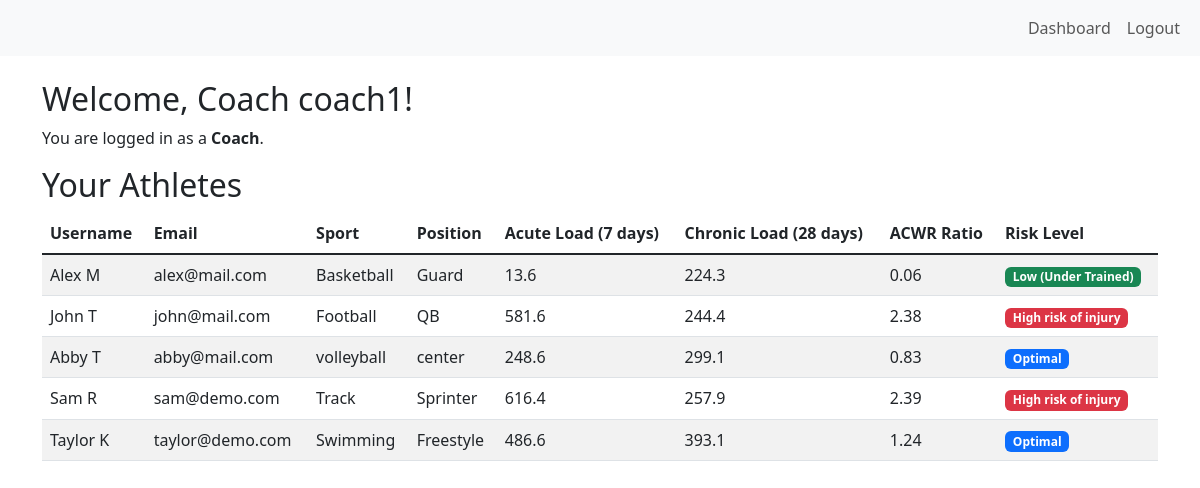
Screenshot of /coach/dashboard (signed in) with the database file from the repository.
### app/models.py (models this page shows)
class User(UserMixin, db.Model):
    id = db.Column(db.Integer, primary_key=True)
    username = db.Column(db.String(150), unique=True, nullable=False)
    email = db.Column(db.String(150), unique=True, nullable=False)
    password_hash = db.Column(db.String(256), nullable=False)
    role = db.Column(db.String(50), nullable=False)  # 'coach' or 'athlete'
    created_at = db.Column(db.DateTime, default=datetime.utcnow)

class AthleteProfile(db.Model):
    id = db.Column(db.Integer, primary_key=True)
    user_id = db.Column(db.Integer, db.ForeignKey('user.id'), nullable=False)
    sport = db.Column(db.String(100), nullable=False)
    position = db.Column(db.String(100), nullable=True)
    age = db.Column(db.Integer, nullable=True)
    injury_history = db.Column(db.Text, nullable=True)
    coach_id = db.Column(db.Integer, db.ForeignKey('user.id'), nullable=True)  # Link to coach
    user = db.relationship('User', foreign_keys=[user_id], backref='athlete_profile')

### app/routes.py (the view)
@main_bp.route('/coach/dashboard')
@login_required
def coach_dashboard():
    if current_user.role != 'coach':
        abort(403)  # cannot access if not a coach
    athletes = AthleteProfile.query.filter_by(coach_id=current_user.id).all()
    for athlete in athletes:
        acute_load, chronic_load, acwr_ratio, risk_level = ACWRCalculator.calc_acwr(athlete.user_id)
        athlete.acute_load = acute_load
        athlete.chronic_load = chronic_load
        athlete.acwr_ratio = acwr_ratio
        athlete.risk_level = risk_level
    return render_template('coach_dashboard.html', athletes=athletes)

### app/__init__.py (called while the page is built)
def create_app():
    app = Flask(__name__, template_folder='../templates/')
    app.config.from_object(Config)
    db.init_app(app)
    login_manager.init_app(app)
    login_manager.login_view = "main.login"
    from app.models import User
    @login_manager.user_loader
    def load_user(user_id):
        return User.query.get(int(user_id))
    from app.routes import main_bp
    app.register_blueprint(main_bp)
    @app.route('/test')
    def test():
        return('Works!')
    return app

### app/ml/acwr.py (called while the page is built)
    @staticmethod
    def get_risk_level(ratio):
        if ratio < 0.8:
            return "Low"
        elif ratio <= 1.3:
            return "Optimal"
        elif ratio <= 1.5:
            return "Moderate"
        else:
            return "High"

### app/models.py (called while the page is built)
    @property
    def training_load(self):
        return self.duration_minutes * self.intensity

### templates/coach_dashboard.html
{% extends "base.html" %}
{% block content %}
<div class="container mt-4">
    <h2>Welcome, Coach {{ current_user.username }}!</h2>
    <p>You are logged in as a <strong>Coach</strong>.</p>
    <h2>Your Athletes</h2>
    {% if athletes %}
        <table class="table table-striped table-hover">
            <thead>
                <tr>
                    <th>Username</th>
                    <th>Email</th>
                    <th>Sport</th>
                    <th>Position</th>
                    <th>Acute Load (7 days)</th>
                    <th>Chronic Load (28 days)</th>
                    <th>ACWR Ratio</th>
                    <th>Risk Level</th>
                </tr>
            </thead>
            <tbody class="table-group-divider">
                {% for athlete in athletes %}
                <tr>
                    <td>{{ athlete.user.username }}</td>
                    <td>{{ athlete.user.email }}</td>
                    <td>{{ athlete.sport }}</td>
                    <td>{{ athlete.position }}</td>
                    <td>{{ athlete.acute_load }}</td>
                    <td>{{ athlete.chronic_load }}</td>
                    <td calss="fw-bold">{{ athlete.acwr_ratio }}</td>
                    <td>
                        {% if athlete.risk_level == 'Low' %}
                            <span class="badge bg-success">Low (Under Trained)</span>
                        {% elif athlete.risk_level == 'Optimal' %}
                            <span class="badge bg-primary">Optimal</span>
                        {% elif athlete.risk_level == 'Moderate' %}
                            <span class="badge bg-warning text-dark">Moderate</span>
                        {% elif athlete.risk_level == 'High' %}
                            <span class="badge bg-danger">High risk of injury</span>
                        {% endif %}
                    </td>
                </tr>
                {% endfor %}
            </tbody>
        </table>
    {% else %}
        <p>No athletes assigned to you yet.</p>
    {% endif %}
</div>
{% endblock %}

### templates/base.html (shortened to what this page needs)
<!DOCTYPE html>
<html lang="en">
<head>
    <link href="https://cdn.jsdelivr.net/npm/bootstrap@5.3.0/dist/css/bootstrap.min.css" rel="stylesheet">
</head>
<body>
    <nav class ="navbar navbar-expand-lg navbar-light bg-light">
        <div class="container-fluid">
            <div class="collapse navbar-collapse" id="navbarNav">
            {% if current_user.is_authenticated %}
                <ul class="navbar-nav ms-auto">
                    <li class="nav-item">
                        <a class="nav-link" href="{{ url_for('main.dashboard') }}">Dashboard</a>
                    </li>
                    <li class="nav-item">
                        <a class="nav-link" href="{{ url_for('main.logout') }}">Logout</a>
                    </li>
                </ul>
            {% endif %}
            </div>
        </div>
    </nav>
    {% block content %}
    {% endblock %}
</body>
</html>

### rows the page displays
User: username "coach1"
AthleteProfile: user.username "Alex M", user.email "alex@mail.com", sport "Basketball", position "Guard", acute_load "13.6", chronic_load "224.3", acwr_ratio "0.06", shows "Low (Under Trained)"
AthleteProfile: user.username "John T", user.email "john@mail.com", sport "Football", position "QB", acute_load "581.6", chronic_load "244.4", acwr_ratio "2.38", shows "High risk of injury"
AthleteProfile: user.username "Abby T", user.email "abby@mail.com", sport "volleyball", position "center", acute_load "248.6", chronic_load "299.1", acwr_ratio "0.83", shows "Optimal"
AthleteProfile: user.username "Sam R", user.email "sam@demo.com", sport "Track", position "Sprinter", acute_load "616.4", chronic_load "257.9", acwr_ratio "2.39", shows "High risk of injury"
AthleteProfile: user.username "Taylor K", user.email "taylor@demo.com", sport "Swimming", position "Freestyle", acute_load "486.6", chronic_load "393.1", acwr_ratio "1.24", shows "Optimal"
